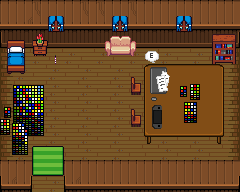

A level layout from a 2D game, rendered from its tile map. Below: a short description, then the map file with its tile-grid data intact:
An orthogonal 15x12 tile map with 16x16 px tiles, 4 tile layers (Tile Layer 2, Tiles, Tile Layer 1, candles), 17 tilesets and 90 objects (Exit from house, spawnpoint).

<map version="1.10" tiledversion="1.12.2" orientation="orthogonal" renderorder="right-down" width="15" height="12" tilewidth="16" tileheight="16" infinite="0" nextlayerid="9" nextobjectid="11">
 <properties>
  <property name="background_music" value="wackyloop.mp3" />
 </properties>
 <tileset firstgid="1" name="Interior" tilewidth="16" tileheight="16" tilecount="108" columns="12">
  <image source="Interior.png" trans="55ffff" width="192" height="144" />
  <tile id="5">
   <objectgroup draworder="index" id="2">
    <object id="1" x="7" y="8" width="9" height="8" />
   </objectgroup>
  </tile>
  <tile id="6">
   <objectgroup draworder="index" id="2">
    <object id="1" x="0" y="8" width="9" height="8" />
   </objectgroup>
  </tile>
  <tile id="7">
   <objectgroup draworder="index" id="2">
    <object id="1" x="10" y="8" width="6" height="8" />
   </objectgroup>
  </tile>
  <tile id="8">
   <objectgroup draworder="index" id="2">
    <object id="1" x="0" y="8" width="6" height="8" />
   </objectgroup>
  </tile>
  <tile id="17">
   <objectgroup draworder="index" id="2">
    <object id="1" x="7" y="0" width="9" height="16" />
   </objectgroup>
  </tile>
  <tile id="18">
   <objectgroup draworder="index" id="2">
    <object id="1" x="0" y="0" width="9" height="16" />
   </objectgroup>
  </tile>
  <tile id="19">
   <objectgroup draworder="index" id="2">
    <object id="1" x="4" y="0" width="12" height="16" />
   </objectgroup>
  </tile>
  <tile id="20">
   <objectgroup draworder="index" id="2">
    <object id="1" x="0" y="0" width="12" height="16" />
   </objectgroup>
  </tile>
  <tile id="29">
   <objectgroup draworder="index" id="2">
    <object id="1" x="7" y="0" width="9" height="10" />
   </objectgroup>
  </tile>
  <tile id="30">
   <objectgroup draworder="index" id="2">
    <object id="1" x="0" y="0" width="9" height="10" />
   </objectgroup>
  </tile>
  <tile id="31">
   <objectgroup draworder="index" id="2">
    <object id="1" x="3" y="0" width="13" height="16" />
   </objectgroup>
  </tile>
  <tile id="32">
   <objectgroup draworder="index" id="2">
    <object id="1" x="0" y="0" width="13" height="16" />
   </objectgroup>
  </tile>
  <tile id="88">
   <objectgroup draworder="index" id="2">
    <object id="1" x="4" y="8" width="12" height="8" />
   </objectgroup>
  </tile>
  <tile id="89">
   <objectgroup draworder="index" id="2">
    <object id="1" x="0" y="8" width="12" height="8" />
   </objectgroup>
  </tile>
  <tile id="90">
   <objectgroup draworder="index" id="2">
    <object id="1" x="0" y="8" width="16" height="8" />
   </objectgroup>
  </tile>
  <tile id="97">
   <objectgroup draworder="index" id="2">
    <object id="1" x="2" y="0" width="11" height="15" />
   </objectgroup>
  </tile>
  <tile id="98">
   <objectgroup draworder="index" id="2">
    <object id="1" x="3" y="0" width="10" height="15" />
   </objectgroup>
  </tile>
  <tile id="100">
   <objectgroup draworder="index" id="2">
    <object id="1" x="4" y="0" width="12" height="15" />
    <object id="2" x="4" y="0" width="12" height="15" />
   </objectgroup>
  </tile>
  <tile id="101">
   <objectgroup draworder="index" id="2">
    <object id="1" x="0" y="0" width="12" height="15" />
   </objectgroup>
  </tile>
  <tile id="102">
   <objectgroup draworder="index" id="2">
    <object id="1" x="1" y="0" width="14" height="8" />
   </objectgroup>
  </tile>
 </tileset>
 <tileset firstgid="109" name="blocks" tilewidth="16" tileheight="16" tilecount="256" columns="16">
  <image source="blocks.png" trans="55ffff" width="256" height="256" />
  <tile id="56">
   <objectgroup draworder="index" id="2">
    <object id="1" x="0" y="0" width="16" height="16" />
   </objectgroup>
  </tile>
  <tile id="57">
   <objectgroup draworder="index" id="2">
    <object id="1" x="0" y="0" width="16" height="16" />
   </objectgroup>
  </tile>
  <tile id="71">
   <objectgroup draworder="index" id="2">
    <object id="1" x="0" y="0" width="16" height="16" />
   </objectgroup>
  </tile>
  <tile id="72">
   <objectgroup draworder="index" id="2">
    <object id="1" x="0" y="0" width="16" height="16" />
   </objectgroup>
  </tile>
  <tile id="73">
   <objectgroup draworder="index" id="2">
    <object id="1" x="0" y="0" width="16" height="16" />
   </objectgroup>
  </tile>
  <tile id="74">
   <objectgroup draworder="index" id="2">
    <object id="1" x="0" y="0" width="16" height="16" />
   </objectgroup>
  </tile>
  <tile id="87">
   <objectgroup draworder="index" id="2">
    <object id="1" x="0" y="0" width="16" height="16" />
   </objectgroup>
  </tile>
  <tile id="88">
   <objectgroup draworder="index" id="2">
    <object id="1" x="0" y="0" width="16" height="16" />
   </objectgroup>
  </tile>
  <tile id="89">
   <objectgroup draworder="index" id="2">
    <object id="1" x="0" y="0" width="16" height="16" />
   </objectgroup>
  </tile>
  <tile id="90">
   <objectgroup draworder="index" id="2">
    <object id="1" x="0" y="0" width="16" height="16" />
   </objectgroup>
  </tile>
 </tileset>
 <tileset firstgid="365" name="rack" tilewidth="16" tileheight="40" spacing="4" tilecount="1" columns="1">
  <image source="rack.png" width="16" height="40" />
  <tile id="0">
   <objectgroup draworder="index" id="2">
    <object id="1" x="1" y="4" width="14" height="36" />
   </objectgroup>
  </tile>
 </tileset>
 <tileset firstgid="366" name="table" tilewidth="48" tileheight="22" tilecount="1" columns="1">
  <image source="table.png" width="48" height="22" />
  <tile id="0">
   <objectgroup draworder="index" id="2">
    <object id="1" x="0" y="0" width="48" height="22" />
   </objectgroup>
  </tile>
 </tileset>
 <tileset firstgid="367" name="monitor" tilewidth="24" tileheight="17" tilecount="1" columns="1">
  <image source="monitor.png" width="24" height="17" />
 </tileset>
 <tileset firstgid="368" name="guitars" tilewidth="31" tileheight="35" tilecount="1" columns="1">
  <image source="guitars.png" width="31" height="35" />
  <tile id="0">
   <objectgroup draworder="index" id="2">
    <object id="1" x="0" y="0" width="31" height="35" />
   </objectgroup>
  </tile>
 </tileset>
 <tileset firstgid="369" name="cat" tilewidth="32" tileheight="18" tilecount="1" columns="1">
  <image source="cat.png" width="32" height="18" />
  <tile id="0">
   <objectgroup draworder="index" id="2">
    <object id="1" x="0" y="0" width="32" height="18" />
   </objectgroup>
  </tile>
 </tileset>
 <tileset firstgid="370" name="flowerpot" tilewidth="16" tileheight="20" tilecount="1" columns="1">
  <image source="flowerpot.png" width="16" height="20" />
  <tile id="0">
   <objectgroup draworder="index" id="2">
    <object id="1" x="3" y="0" width="11" height="16" />
   </objectgroup>
  </tile>
 </tileset>
 <tileset firstgid="371" name="carpet" tilewidth="16" tileheight="16" tilecount="12" columns="3">
  <image source="carpet.png" width="48" height="64" />
 </tileset>
 <tileset firstgid="383" name="wardrobe" tilewidth="17" tileheight="38" tilecount="1" columns="1">
  <image source="wardrobe.png" width="17" height="38" />
 </tileset>
 <tileset firstgid="384" source="candle.tsx" />
 <tileset firstgid="386" name="Long table" tilewidth="16" tileheight="16" tilecount="25" columns="5">
  <image source="Long table.png" width="80" height="80" />
  <tile id="0">
   <objectgroup draworder="index" id="2">
    <object id="1" x="0" y="0" width="16" height="16" />
    <object id="2" x="0" y="0" width="16" height="16" />
    <object id="3" x="0" y="0" width="16" height="16" />
   </objectgroup>
  </tile>
  <tile id="1">
   <objectgroup draworder="index" id="2">
    <object id="1" x="0" y="0" width="16" height="16" />
   </objectgroup>
  </tile>
  <tile id="2">
   <objectgroup draworder="index" id="2">
    <object id="1" x="0" y="0" width="16" height="16" />
   </objectgroup>
  </tile>
  <tile id="3">
   <objectgroup draworder="index" id="2">
    <object id="1" x="0" y="0" width="16" height="16" />
   </objectgroup>
  </tile>
  <tile id="4">
   <objectgroup draworder="index" id="2">
    <object id="1" x="0" y="0" width="16" height="16" />
   </objectgroup>
  </tile>
  <tile id="5">
   <objectgroup draworder="index" id="2">
    <object id="1" x="0" y="0" width="16" height="16" />
    <object id="2" x="0" y="0" width="16" height="16" />
   </objectgroup>
  </tile>
  <tile id="6">
   <objectgroup draworder="index" id="2">
    <object id="1" x="0" y="0" width="16" height="16" />
   </objectgroup>
  </tile>
  <tile id="9">
   <objectgroup draworder="index" id="2">
    <object id="1" x="0" y="0" width="16" height="16" />
   </objectgroup>
  </tile>
  <tile id="10">
   <objectgroup draworder="index" id="2">
    <object id="1" x="0" y="0" width="16" height="16" />
   </objectgroup>
  </tile>
  <tile id="14">
   <objectgroup draworder="index" id="2">
    <object id="1" x="0" y="0" width="16" height="16" />
   </objectgroup>
  </tile>
  <tile id="15">
   <objectgroup draworder="index" id="2">
    <object id="1" x="0" y="0" width="16" height="16" />
   </objectgroup>
  </tile>
  <tile id="19">
   <objectgroup draworder="index" id="2">
    <object id="1" x="0" y="0" width="16" height="16" />
   </objectgroup>
  </tile>
  <tile id="20">
   <objectgroup draworder="index" id="2">
    <object id="1" x="0" y="0" width="16" height="16" />
   </objectgroup>
  </tile>
  <tile id="21">
   <objectgroup draworder="index" id="2">
    <object id="1" x="0" y="0" width="16" height="9" />
   </objectgroup>
  </tile>
  <tile id="22">
   <objectgroup draworder="index" id="2">
    <object id="1" x="0" y="0" width="16" height="9" />
   </objectgroup>
  </tile>
  <tile id="23">
   <objectgroup draworder="index" id="2">
    <object id="1" x="0" y="0" width="16" height="9" />
   </objectgroup>
  </tile>
  <tile id="24">
   <objectgroup draworder="index" id="2">
    <object id="1" x="0" y="0" width="16" height="16" />
   </objectgroup>
  </tile>
 </tileset>
 <tileset firstgid="411" name="Rubiks cubes" tilewidth="16" tileheight="16" tilecount="25" columns="5">
  <image source="Rubiks cubes.png" width="80" height="80" />
  <tile id="0">
   <objectgroup draworder="index" id="2">
    <object id="1" x="13" y="5" width="3" height="11" />
   </objectgroup>
  </tile>
  <tile id="1">
   <objectgroup draworder="index" id="2">
    <object id="1" x="0" y="5" width="16" height="11" />
    <object id="2" x="0" y="5" width="16" height="11" />
   </objectgroup>
  </tile>
  <tile id="2">
   <objectgroup draworder="index" id="2">
    <object id="1" x="0" y="5" width="13" height="11" />
   </objectgroup>
  </tile>
  <tile id="5">
   <objectgroup draworder="index" id="2">
    <object id="1" x="4" y="0" width="12" height="16" />
    <object id="2" x="4" y="0" width="12" height="16" />
   </objectgroup>
  </tile>
  <tile id="6">
   <objectgroup draworder="index" id="2">
    <object id="1" x="0" y="0" width="16" height="16" />
    <object id="2" x="0" y="0" width="16" height="16" />
   </objectgroup>
  </tile>
  <tile id="7">
   <objectgroup draworder="index" id="2">
    <object id="1" x="0" y="0" width="13" height="16" />
   </objectgroup>
  </tile>
  <tile id="10">
   <objectgroup draworder="index" id="2">
    <object id="1" x="0" y="0" width="16" height="16" />
   </objectgroup>
  </tile>
  <tile id="11">
   <objectgroup draworder="index" id="2">
    <object id="1" x="0" y="0" width="16" height="16" />
    <object id="2" x="0" y="0" width="16" height="16" />
   </objectgroup>
  </tile>
  <tile id="12">
   <objectgroup draworder="index" id="2">
    <object id="1" x="0" y="0" width="13" height="16" />
    <object id="2" x="0" y="0" width="13" height="16" />
   </objectgroup>
  </tile>
  <tile id="15">
   <objectgroup draworder="index" id="2">
    <object id="1" x="0" y="0" width="16" height="16" />
   </objectgroup>
  </tile>
  <tile id="16">
   <objectgroup draworder="index" id="2">
    <object id="1" x="0" y="0" width="16" height="16" />
    <object id="2" x="0" y="0" width="16" height="16" />
   </objectgroup>
  </tile>
  <tile id="17">
   <objectgroup draworder="index" id="2">
    <object id="1" x="0" y="0" width="13" height="8" />
   </objectgroup>
  </tile>
  <tile id="20">
   <objectgroup draworder="index" id="2">
    <object id="1" x="12" y="0" width="4" height="11" />
   </objectgroup>
  </tile>
  <tile id="21">
   <objectgroup draworder="index" id="2">
    <object id="1" x="0" y="0" width="12" height="11" />
   </objectgroup>
  </tile>
 </tileset>
 <tileset firstgid="436" name="Bookcase" tilewidth="16" tileheight="16" tilecount="4" columns="2">
  <image source="Bookcase.png" width="32" height="32" />
  <tile id="0">
   <objectgroup draworder="index" id="2">
    <object id="1" x="4" y="2" width="12" height="14" />
   </objectgroup>
  </tile>
  <tile id="1">
   <objectgroup draworder="index" id="2">
    <object id="1" x="0" y="2" width="12" height="14" />
   </objectgroup>
  </tile>
  <tile id="2">
   <objectgroup draworder="index" id="2">
    <object id="1" x="4" y="0" width="12" height="16" />
   </objectgroup>
  </tile>
  <tile id="3">
   <objectgroup draworder="index" id="2">
    <object id="1" x="0" y="0" width="12" height="16" />
   </objectgroup>
  </tile>
 </tileset>
 <tileset firstgid="440" name="Couch" tilewidth="16" tileheight="16" tilecount="6" columns="3">
  <image source="Couch.png" width="48" height="32" />
  <tile id="0">
   <objectgroup draworder="index" id="2">
    <object id="1" x="9" y="5" width="7" height="11" />
   </objectgroup>
  </tile>
  <tile id="1">
   <objectgroup draworder="index" id="2">
    <object id="1" x="0" y="4" width="16" height="12" />
   </objectgroup>
  </tile>
  <tile id="2">
   <objectgroup draworder="index" id="2">
    <object id="1" x="0" y="4" width="8" height="12" />
   </objectgroup>
  </tile>
  <tile id="3">
   <objectgroup draworder="index" id="2">
    <object id="1" x="9" y="0" width="7" height="8" />
   </objectgroup>
  </tile>
  <tile id="4">
   <objectgroup draworder="index" id="2">
    <object id="1" x="0" y="0" width="16" height="7" />
   </objectgroup>
  </tile>
  <tile id="5">
   <objectgroup draworder="index" id="2">
    <object id="1" x="0" y="0" width="8" height="8" />
   </objectgroup>
  </tile>
 </tileset>
 <tileset firstgid="446" name="Mirror" tilewidth="16" tileheight="16" tilecount="2" columns="1">
  <image source="Mirror.png" width="16" height="32" />
 </tileset>
 <tileset firstgid="448" name="cloud" tilewidth="16" tileheight="16" tilecount="1" columns="1">
  <image source="cloud.png" width="16" height="16" />
 </tileset>
 <layer id="2" name="Tile Layer 2" width="15" height="12">
  <data encoding="csv">
165,165,166,165,165,166,166,165,166,165,165,165,165,165,165,
181,182,181,181,181,181,181,181,181,181,181,181,181,181,181,
196,198,198,198,198,198,198,198,197,197,197,197,197,198,199,
301,302,303,304,303,304,303,304,303,318,319,318,319,318,321,
317,335,336,335,334,335,336,335,334,318,319,318,319,318,321,
317,335,336,335,334,335,336,335,334,318,319,318,319,318,321,
333,335,336,335,334,335,336,335,336,318,319,318,319,318,321,
317,319,318,319,302,303,318,319,318,318,319,318,319,318,321,
317,319,318,319,318,319,318,319,318,318,319,318,319,318,321,
317,319,318,319,318,319,318,319,318,318,319,318,319,318,321,
317,319,318,319,318,319,318,319,318,318,319,318,319,318,321,
163,168,318,319,163,181,181,181,181,181,181,181,181,181,168
</data>
 </layer>
 <layer id="6" name="Tiles" width="15" height="12">
  <data encoding="csv">
0,0,0,0,0,0,0,0,0,0,0,0,0,0,0,
0,0,0,37,0,0,0,37,0,0,0,37,0,0,0,
6,7,91,0,0,0,440,441,442,0,0,0,0,436,437,
18,19,103,0,0,0,443,444,445,0,0,0,0,438,439,
30,31,0,0,0,0,0,0,87,386,387,388,389,390,0,
0,0,0,0,0,0,0,0,99,391,392,393,394,395,0,
0,0,0,0,0,0,0,0,87,396,397,398,399,400,0,
0,0,0,0,0,0,0,0,99,401,402,403,404,405,0,
0,0,0,0,0,0,0,0,0,406,407,408,409,410,0,
0,0,61,63,0,0,0,433,0,0,0,0,0,0,0,
0,0,73,75,0,0,0,0,0,0,0,0,0,0,0,
0,0,0,0,0,0,0,0,0,0,0,0,0,0,0
</data>
 </layer>
 <layer id="1" name="Tile Layer 1" width="15" height="12">
  <data encoding="csv">
0,0,0,0,0,0,0,0,0,0,0,0,0,0,0,
0,0,0,38,0,0,0,38,0,0,0,38,0,0,0,
0,0,1,0,0,0,0,0,0,0,0,0,0,0,0,
0,0,0,0,0,0,0,0,0,448,0,0,0,0,0,
0,0,0,0,0,0,0,0,0,0,0,0,0,0,0,
411,412,413,0,0,0,0,0,0,0,0,0,0,0,0,
416,417,418,0,0,0,0,0,0,0,0,0,0,0,0,
421,422,423,0,0,0,0,0,0,0,0,0,0,0,0,
426,427,428,0,0,0,0,0,0,0,0,0,0,0,0,
431,432,433,0,0,0,0,0,0,0,0,0,0,0,0,
165,165,0,0,165,165,165,165,165,165,165,165,165,165,165,
0,0,0,0,0,0,0,0,0,0,0,0,0,0,0
</data>
 </layer>
 <layer id="8" name="candles" width="15" height="12">
  <data encoding="csv">
0,0,0,0,0,0,0,0,0,0,0,0,0,0,0,
0,0,0,0,0,0,0,0,0,0,0,0,0,0,0,
0,0,0,0,0,0,0,0,0,0,0,0,0,0,0,
0,0,0,384,0,0,0,0,0,0,0,0,0,0,0,
0,0,0,0,0,0,0,0,0,0,0,0,0,0,0,
0,0,0,0,0,0,0,0,0,0,0,0,0,0,0,
0,0,0,0,0,0,0,0,0,0,0,0,0,0,0,
0,0,0,0,0,0,0,0,0,0,0,0,0,0,0,
0,0,0,0,0,0,0,0,0,0,0,0,0,0,0,
0,0,0,0,0,0,0,0,0,0,0,0,0,0,0,
0,0,0,0,0,0,0,0,0,0,0,0,0,0,0,
0,0,0,0,0,0,0,0,0,0,0,0,0,0,0
</data>
 </layer>
 <objectgroup id="3" name="objects">
  <object id="1" name="Exit from house" x="31.5624" y="181.445" width="32.4318" height="10.5535">
   <properties>
    <property name="spawnpoint" value="spawnpoint6" />
    <property name="transition" value="untitled" />
   </properties>
  </object>
  <object id="3" name="spawnpoint" x="39.125" y="169.705">
   <point />
  </object>
  <object id="9" x="47.9565" y="46.8696" width="16.1304" height="17.087">
   <properties>
    <property name="candle" value="1" />
   </properties>
  </object>
  <object id="10" x="143.455" y="62.7273" width="79.8182" height="81.4545">
   <properties>
    <property name="avatar" value="note" />
    <property name="dialogue">Привет, дорогой Джан! От всего сердца поздравляю тебя с днем рождения :&gt;
Искренне желаю тебе и твоим близким крепкого здоровья, чтобы в твоем окружении
были только настоящие друзья, с которыми ты будешь счастлив. Надеюсь ты сможешь
осуществить все задуманные цели в жизни, и каждый день будет приносить радость и вдохновение.
Спасибо, что ты есть :)</property>
   </properties>
  </object>
 </objectgroup>
</map>
